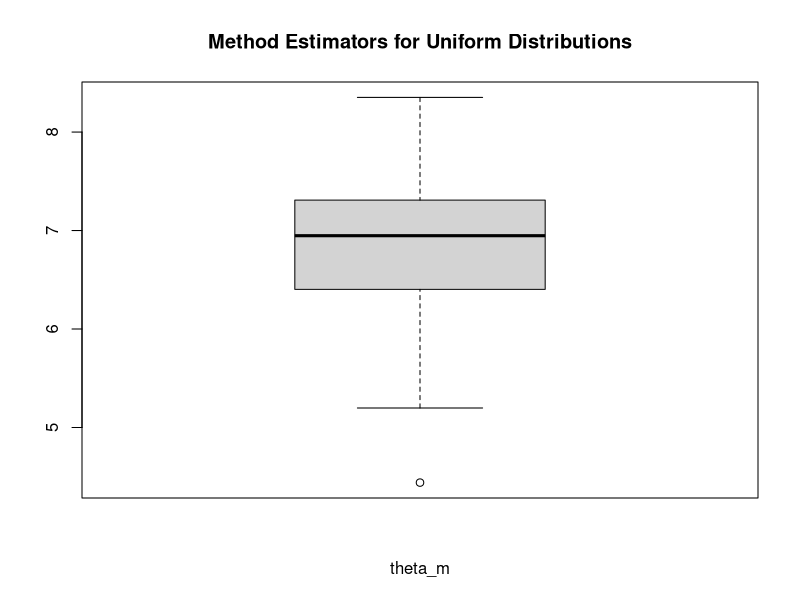
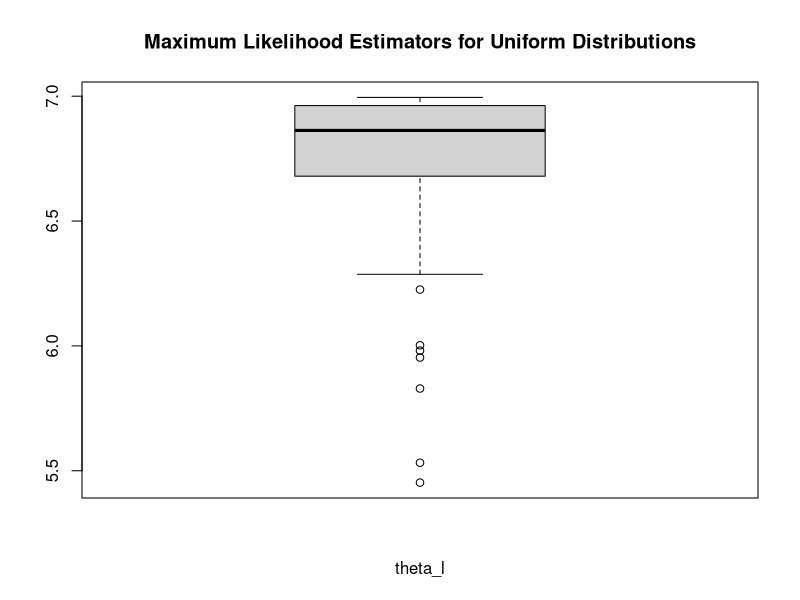
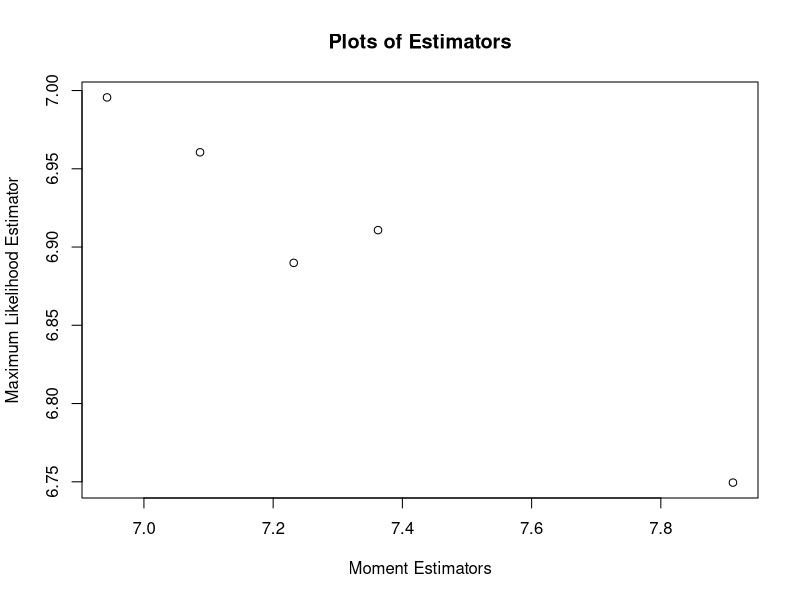

Write R code to recreate these figures, in order.
## ---- chunk 1

mean(x = c(1.0,2.4,3.2,1.2,0.5,3.1,6.8))

## ---- chunk 2

theta_m <- c()
theta_l <- c()

for (i in 1:100){
  
  srs <- runif(n = 30, min = 0, max = 7)
  mest <- 2 * mean(srs)
  mle <- max(srs)
  
  theta_m <- c(theta_m, mest)
  theta_l <- c(theta_l, mle)
  
}

## ---- chunk 3

boxplot(x = theta_m, main = "Method Estimators for Uniform Distributions", xlab = "theta_m")
boxplot(x = theta_l, main = "Maximum Likelihood Estimators for Uniform Distributions", xlab = "theta_l" )

## ---- chunk 4

mean(theta_m)
mean(theta_l)

## ---- chunk 5

  srs20 <- runif(n = 20, min = 0, max = 7)
  mest20 <- 2 * mean(srs20)
  mle20 <- max(srs20)

## ---- chunk 6

mest20

## ---- chunk 7

mle20

## ---- chunk 8
srs30 <- runif(n = 30, min = 0, max = 7)
  mest30 <- 2 * mean(srs30)
  mle30 <- max(srs30)

## ---- chunk 9

mest30

## ---- chunk 10

mle30

## ---- chunk 11
srs50 <- runif(n = 50, min = 0, max = 7)
  mest50 <- 2 * mean(srs50)
  mle50 <- max(srs50)

## ---- chunk 12

mest50

## ---- chunk 13

mle50

## ---- chunk 14
srs100 <- runif(n = 100, min = 0, max = 7)
  mest100 <- 2 * mean(srs100)
  mle100 <- max(srs100)

## ---- chunk 15

mest100

## ---- chunk 16

mle100

## ---- chunk 17
srs150 <- runif(n = 150, min = 0, max = 7)
  mest150 <- 2 * mean(srs150)
  mle150 <- max(srs150)

## ---- chunk 18

mest150

## ---- chunk 19

mle150

## ---- chunk 20

plot(x = c(mest20, mest30, mest50, mest100, mest150), y = c(mle20, mle30, mle50, mle100, mle150), xlab = "Moment Estimators", ylab = "Maximum Likelihood Estimator", main = "Plots of Estimators")


